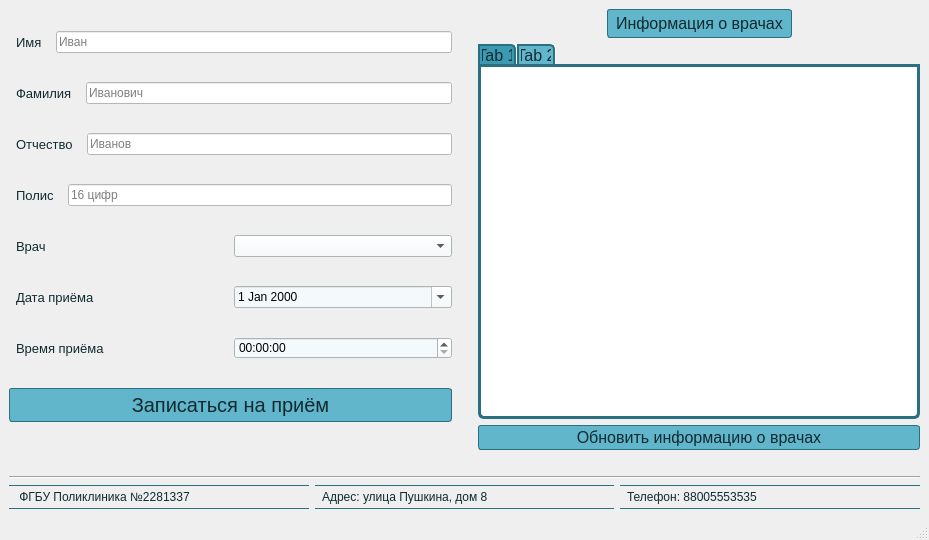
<?xml version="1.0" encoding="UTF-8"?>
<ui version="4.0">
 <class>MainWindow</class>
 <widget class="QMainWindow" name="MainWindow">
  <property name="geometry">
   <rect>
    <x>0</x>
    <y>0</y>
    <width>929</width>
    <height>540</height>
   </rect>
  </property>
  <property name="sizePolicy">
   <sizepolicy hsizetype="Minimum" vsizetype="Preferred">
    <horstretch>0</horstretch>
    <verstretch>0</verstretch>
   </sizepolicy>
  </property>
  <property name="windowTitle">
   <string>Записаться к врачу</string>
  </property>
  <property name="layoutDirection">
   <enum>Qt::LeftToRight</enum>
  </property>
  <property name="styleSheet">
   <string notr="true">background: #D2EAF0;
color:  #102A30;

QScrollBar::handle:horizontal
    {
        background-color: blue;      /* #605F5F; */
        min-width: 5px;
        border-radius: 4px;
    }</string>
  </property>
  <widget class="QWidget" name="centralwidget">
   <layout class="QVBoxLayout" name="verticalLayout">
    <item>
     <layout class="QHBoxLayout" name="horizontalLayout">
      <property name="sizeConstraint">
       <enum>QLayout::SetDefaultConstraint</enum>
      </property>
      <item>
       <layout class="QVBoxLayout" name="appointmentForm">
        <property name="sizeConstraint">
         <enum>QLayout::SetDefaultConstraint</enum>
        </property>
        <item>
         <layout class="QHBoxLayout" name="nameForm">
          <item>
           <widget class="QLabel" name="label_2">
            <property name="sizePolicy">
             <sizepolicy hsizetype="Preferred" vsizetype="Minimum">
              <horstretch>0</horstretch>
              <verstretch>0</verstretch>
             </sizepolicy>
            </property>
            <property name="styleSheet">
             <string notr="true">padding: 4px;
color: #102A30;
font-size: 10pt;
font: 700 &quot;Segoe UI&quot;;
</string>
            </property>
            <property name="text">
             <string>Имя</string>
            </property>
           </widget>
          </item>
          <item>
           <widget class="QLineEdit" name="nameLE">
            <property name="styleSheet">
             <string notr="true">background: white;</string>
            </property>
            <property name="maxLength">
             <number>20</number>
            </property>
            <property name="placeholderText">
             <string>Иван</string>
            </property>
           </widget>
          </item>
         </layout>
        </item>
        <item>
         <layout class="QHBoxLayout" name="surnameForm">
          <item>
           <widget class="QLabel" name="label_3">
            <property name="styleSheet">
             <string notr="true">padding: 4px;
color: #102A30;
font-size: 10pt;
font: 700 &quot;Segoe UI&quot;;
</string>
            </property>
            <property name="text">
             <string>Фамилия</string>
            </property>
           </widget>
          </item>
          <item>
           <widget class="QLineEdit" name="surnameLE">
            <property name="styleSheet">
             <string notr="true">background: white;</string>
            </property>
            <property name="maxLength">
             <number>20</number>
            </property>
            <property name="placeholderText">
             <string>Иванович</string>
            </property>
           </widget>
          </item>
         </layout>
        </item>
        <item>
         <layout class="QHBoxLayout" name="fathernameForm">
          <item>
           <widget class="QLabel" name="label_4">
            <property name="styleSheet">
             <string notr="true">padding: 4px;
color: #102A30;
font-size: 10pt;
font: 700 &quot;Segoe UI&quot;;
</string>
            </property>
            <property name="text">
             <string>Отчество</string>
            </property>
           </widget>
          </item>
          <item>
           <widget class="QLineEdit" name="fathernameLE">
            <property name="styleSheet">
             <string notr="true">background: white;</string>
            </property>
            <property name="maxLength">
             <number>20</number>
            </property>
            <property name="placeholderText">
             <string>Иванов</string>
            </property>
           </widget>
          </item>
         </layout>
        </item>
        <item>
         <layout class="QHBoxLayout" name="insuranceForm">
          <item>
           <widget class="QLabel" name="label_8">
            <property name="styleSheet">
             <string notr="true">padding: 4px;
color: #102A30;
font-size: 10pt;
font: 700 &quot;Segoe UI&quot;;
</string>
            </property>
            <property name="text">
             <string>Полис</string>
            </property>
           </widget>
          </item>
          <item>
           <widget class="QLineEdit" name="insuranceLE">
            <property name="styleSheet">
             <string notr="true">background: white;</string>
            </property>
            <property name="maxLength">
             <number>16</number>
            </property>
            <property name="placeholderText">
             <string>16 цифр</string>
            </property>
           </widget>
          </item>
         </layout>
        </item>
        <item>
         <layout class="QHBoxLayout" name="doctorForm">
          <item>
           <widget class="QLabel" name="label">
            <property name="sizePolicy">
             <sizepolicy hsizetype="Minimum" vsizetype="Preferred">
              <horstretch>0</horstretch>
              <verstretch>0</verstretch>
             </sizepolicy>
            </property>
            <property name="styleSheet">
             <string notr="true">padding: 4px;
color: #102A30;
font-size: 10pt;
font: 700 &quot;Segoe UI&quot;;
</string>
            </property>
            <property name="text">
             <string>Врач</string>
            </property>
           </widget>
          </item>
          <item>
           <widget class="QComboBox" name="doctorSelector">
            <property name="sizePolicy">
             <sizepolicy hsizetype="Preferred" vsizetype="Fixed">
              <horstretch>0</horstretch>
              <verstretch>0</verstretch>
             </sizepolicy>
            </property>
            <property name="styleSheet">
             <string notr="true">background: #F4FAFB;</string>
            </property>
           </widget>
          </item>
         </layout>
        </item>
        <item>
         <layout class="QHBoxLayout" name="dateForm">
          <item>
           <widget class="QLabel" name="label_5">
            <property name="styleSheet">
             <string notr="true">padding: 4px;
color: #102A30;
font-size: 10pt;
font: 700 &quot;Segoe UI&quot;;
</string>
            </property>
            <property name="text">
             <string>Дата приёма</string>
            </property>
           </widget>
          </item>
          <item>
           <widget class="QDateEdit" name="dateEdit">
            <property name="styleSheet">
             <string notr="true">background:  #F4FAFB;</string>
            </property>
            <property name="calendarPopup">
             <bool>true</bool>
            </property>
           </widget>
          </item>
         </layout>
        </item>
        <item>
         <layout class="QHBoxLayout" name="timeForm">
          <item>
           <widget class="QLabel" name="label_6">
            <property name="styleSheet">
             <string notr="true">padding: 4px;
color: #102A30;
font-size: 10pt;
font: 700 &quot;Segoe UI&quot;;

</string>
            </property>
            <property name="text">
             <string>Время приёма</string>
            </property>
           </widget>
          </item>
          <item>
           <widget class="MyTimeEdit" name="timeEdit">
            <property name="styleSheet">
             <string notr="true">background:  #F4FAFB;</string>
            </property>
           </widget>
          </item>
         </layout>
        </item>
        <item>
         <widget class="QPushButton" name="buttonMakeAppointment">
          <property name="sizePolicy">
           <sizepolicy hsizetype="Minimum" vsizetype="Fixed">
            <horstretch>0</horstretch>
            <verstretch>0</verstretch>
           </sizepolicy>
          </property>
          <property name="styleSheet">
           <string notr="true">QPushButton#buttonMakeAppointment{
background: #62B6CB;
border: 1px solid #2B7081;
border-radius: 3px;
padding: 4px;
color: #102A30;
font-size: 15pt;
font: 700 &quot;Segoe UI&quot;;
}

QPushButton:hover#buttonMakeAppointment{
background:  #79C0D2 ;
}</string>
          </property>
          <property name="text">
           <string>Записаться на приём</string>
          </property>
         </widget>
        </item>
       </layout>
      </item>
      <item>
       <spacer name="verticalSpacer">
        <property name="orientation">
         <enum>Qt::Vertical</enum>
        </property>
        <property name="sizeHint" stdset="0">
         <size>
          <width>20</width>
          <height>40</height>
         </size>
        </property>
       </spacer>
      </item>
      <item>
       <layout class="QVBoxLayout" name="tabLayout">
        <item>
         <layout class="QHBoxLayout" name="horizontalLayout_3">
          <item>
           <spacer name="horizontalSpacer_2">
            <property name="orientation">
             <enum>Qt::Horizontal</enum>
            </property>
            <property name="sizeHint" stdset="0">
             <size>
              <width>40</width>
              <height>20</height>
             </size>
            </property>
           </spacer>
          </item>
          <item>
           <widget class="QLabel" name="label_7">
            <property name="styleSheet">
             <string notr="true">background: #62B6CB;
border: 1px solid #2B7081;
border-radius: 3px;
padding: 4px;
color: #102A30;
font-size: 12pt;
font: 700 &quot;Segoe UI&quot;;
text-align: center;</string>
            </property>
            <property name="text">
             <string>Информация о врачах</string>
            </property>
           </widget>
          </item>
          <item>
           <spacer name="horizontalSpacer_4">
            <property name="orientation">
             <enum>Qt::Horizontal</enum>
            </property>
            <property name="sizeHint" stdset="0">
             <size>
              <width>40</width>
              <height>20</height>
             </size>
            </property>
           </spacer>
          </item>
         </layout>
        </item>
        <item>
         <widget class="QTabWidget" name="tabWidget">
          <property name="styleSheet">
           <string notr="true">
QTabWidget::pane{
background: white;
border: 3px solid #2B7081;
border-bottom-left-radius: 6px;
border-bottom-right-radius: 6px;
padding: 3px;
}


QTabBar::tab{
background: #62B6CB;
border: 2px solid  #2B7081;
border-bottom: 0px;
border-top-right-radius: 5px;
padding: 2px;
margin-right: 1px;
color: #102A30;
font-size: 12pt;
font: 700 &quot;Segoe UI&quot;;
}

QTabBar::tab:hover{
background:  #79C0D2 ;
}

QTabBar::tab:selected{
background:  #3B9AB1 ;
}

QWidget{
background: white;
}
</string>
          </property>
          <property name="currentIndex">
           <number>0</number>
          </property>
          <widget class="QWidget" name="tab">
           <attribute name="title">
            <string>Tab 1</string>
           </attribute>
          </widget>
          <widget class="QWidget" name="tab_2">
           <attribute name="title">
            <string>Tab 2</string>
           </attribute>
          </widget>
         </widget>
        </item>
        <item>
         <widget class="QPushButton" name="buttonUpdateDocInfo">
          <property name="styleSheet">
           <string notr="true">QPushButton#buttonUpdateDocInfo{
background: #62B6CB;
border: 1px solid #2B7081;
border-radius: 3px;
padding: 2px;
color: #102A30;
font-size: 12pt;
font: 700 &quot;Segoe UI&quot;;
}

QPushButton:hover#buttonUpdateDocInfo{
background:  #79C0D2 ;
}</string>
          </property>
          <property name="text">
           <string>Обновить информацию о врачах</string>
          </property>
         </widget>
        </item>
       </layout>
      </item>
     </layout>
    </item>
    <item>
     <spacer name="horizontalSpacer">
      <property name="orientation">
       <enum>Qt::Horizontal</enum>
      </property>
      <property name="sizeHint" stdset="0">
       <size>
        <width>40</width>
        <height>20</height>
       </size>
      </property>
     </spacer>
    </item>
    <item>
     <widget class="Line" name="line">
      <property name="orientation">
       <enum>Qt::Horizontal</enum>
      </property>
     </widget>
    </item>
    <item>
     <layout class="QHBoxLayout" name="horizontalLayout_2">
      <item>
       <widget class="QLabel" name="label_9">
        <property name="styleSheet">
         <string notr="true">border: 1px solid #2B7081;
border-right: 0px;
border-left: 0px;
padding: 4px;
color: #102A30;
font-size: 9pt;
font: 700 &quot;Segoe UI&quot;;</string>
        </property>
        <property name="text">
         <string> ФГБУ Поликлиника №2281337</string>
        </property>
       </widget>
      </item>
      <item>
       <widget class="QLabel" name="label_10">
        <property name="styleSheet">
         <string notr="true">border: 1px solid #2B7081;
border-right: 0px;
border-left: 0px;
color: #102A30;
padding: 4px;
font-size: 9pt;
font: 700 &quot;Segoe UI&quot;;</string>
        </property>
        <property name="text">
         <string>Адрес: улица Пушкина, дом 8</string>
        </property>
       </widget>
      </item>
      <item>
       <widget class="QLabel" name="label_11">
        <property name="styleSheet">
         <string notr="true">border: 1px solid #2B7081;
border-right: 0px;
border-left: 0px;
padding: 4px;
color: #102A30;
font-size: 9pt;
font: 700 &quot;Segoe UI&quot;;</string>
        </property>
        <property name="text">
         <string>Телефон: 88005553535</string>
        </property>
       </widget>
      </item>
     </layout>
    </item>
   </layout>
  </widget>
  <widget class="QMenuBar" name="menubar">
   <property name="geometry">
    <rect>
     <x>0</x>
     <y>0</y>
     <width>929</width>
     <height>21</height>
    </rect>
   </property>
  </widget>
  <widget class="QStatusBar" name="statusbar"/>
 </widget>
 <customwidgets>
  <customwidget>
   <class>MyTimeEdit</class>
   <extends>QTimeEdit</extends>
   <header>MyTimeEdit.h</header>
  </customwidget>
 </customwidgets>
 <resources/>
 <connections/>
</ui>
